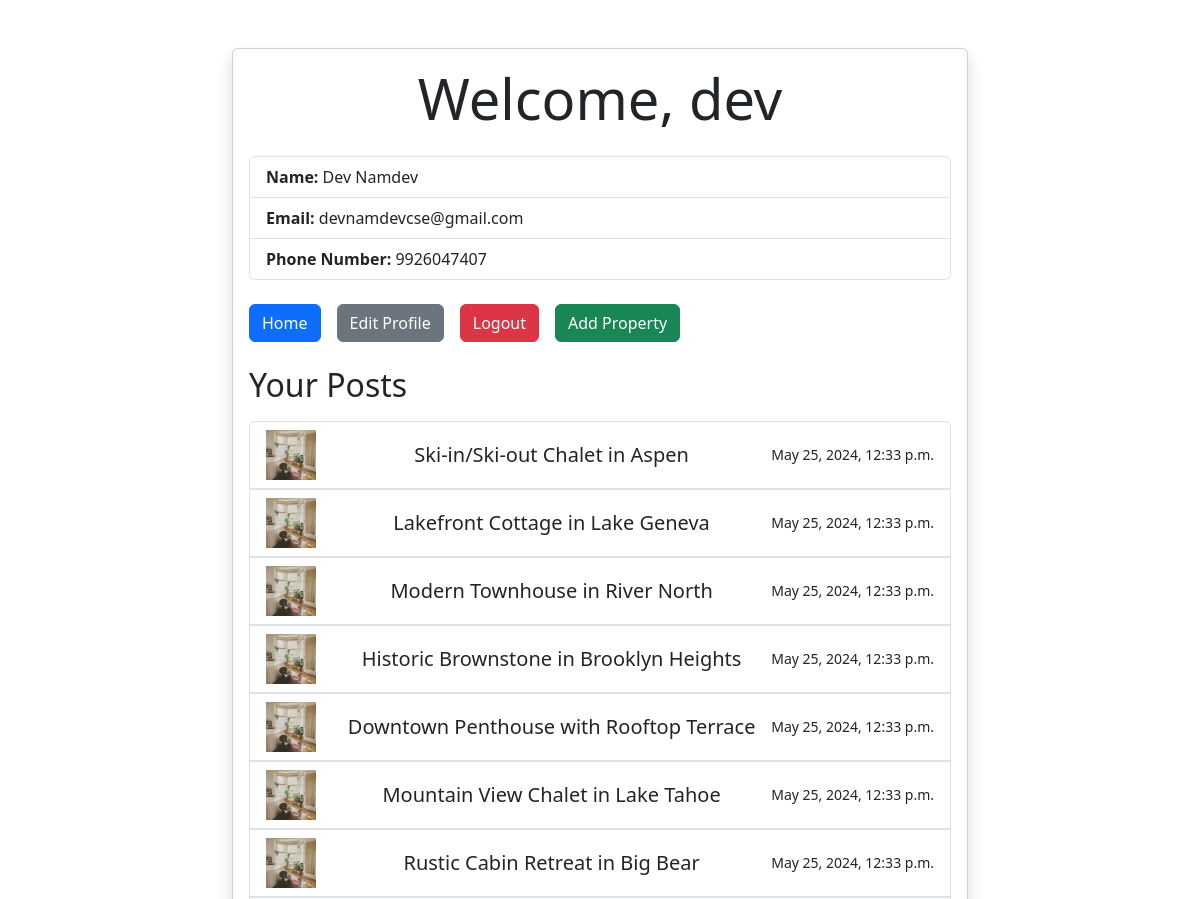
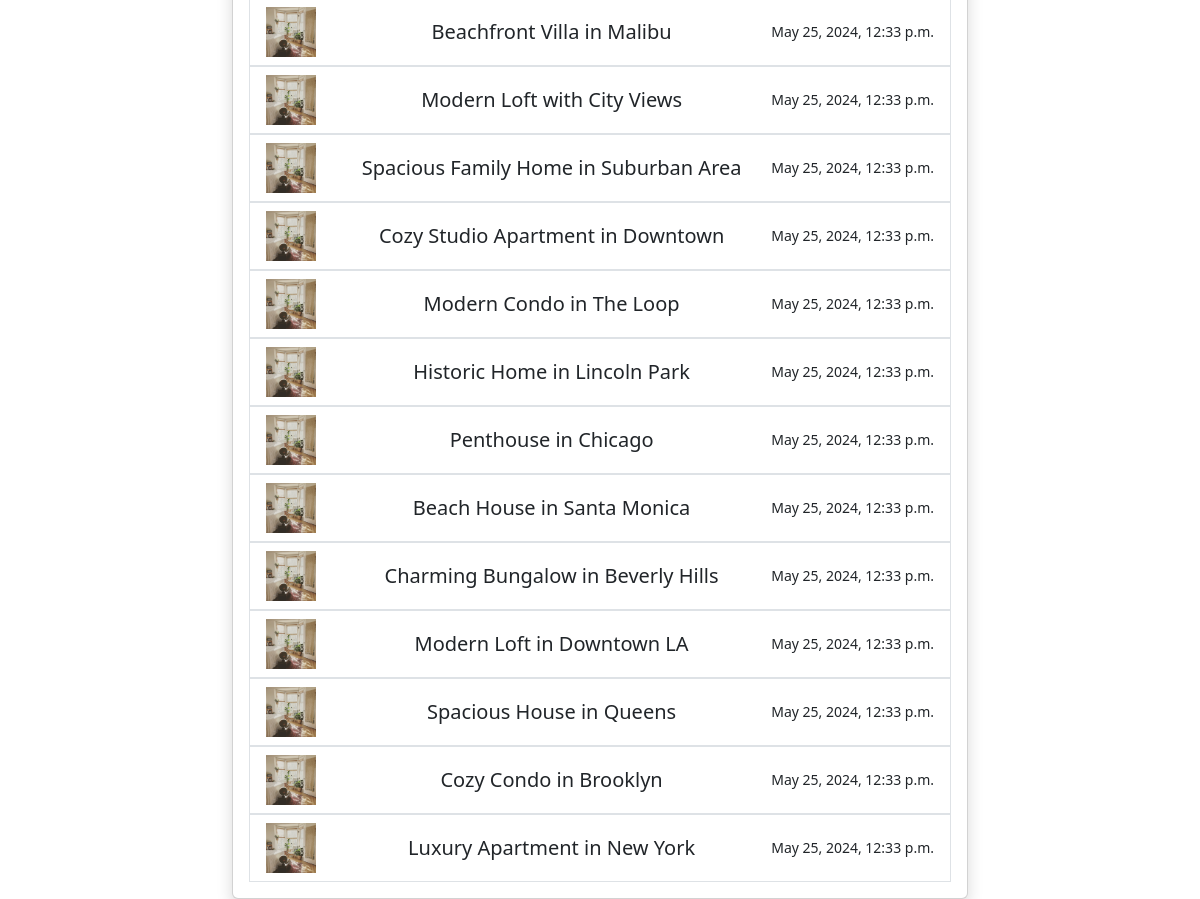
The app's page /user/ (signed in) with its own data (2 pictures, top to bottom).
### home/models.py (models this page shows, shortened)
class CustomUser(AbstractUser):
    phone_number = models.CharField(max_length=15, unique=True)
    is_registered = models.BooleanField(default=False)
    city = models.CharField(max_length=100, blank=True)
    country = models.CharField(max_length=100, blank=True)

class Property(models.Model):
    owner = models.ForeignKey(CustomUser, on_delete=models.CASCADE)
    title = models.CharField(max_length=255)
    description = models.TextField()
    place = models.CharField(max_length=255)
    area = models.FloatField()
    bedrooms = models.IntegerField()
    bathrooms = models.IntegerField()
    nearby_hospitals = models.CharField(max_length=255)
    nearby_colleges = models.CharField(max_length=255)
    image = models.ImageField(upload_to='property_images/', null=True, blank=True)
    likes = models.ManyToManyField(CustomUser, related_name='liked_properties', blank=True)
    created_at = models.DateTimeField(auto_now_add=True)
    updated_at = models.DateTimeField(auto_now=True)

### home/views.py (the view)
# urls.py: path('user/', views.user_dashboard, name='user_dashboard'),
@login_required
def user_dashboard(request):
    user_posts = Property.objects.filter(
        owner=request.user).order_by('-updated_at')
    context = {
        'user': request.user,
        'posts': user_posts
    }
    return render(request, 'home/user_dashboard.html', context)

### home/templates/home/user_dashboard.html (shortened to what this page needs)
<!DOCTYPE html>
<html lang="en">
  <head>
    <link href="https://cdn.jsdelivr.net/npm/bootstrap@5.3.0-alpha1/dist/css/bootstrap.min.css" rel="stylesheet" />
  </head>
  <body>
    <div class="container mt-5">
      <div class="row justify-content-center">
        <div class="col-md-8">
          <div class="card shadow">
            <div class="card-body">
              <h1 class="card-title display-4 mb-4 text-center">Welcome, {{ user.username }}</h1>
              <ul class="list-group mb-4">
                <li class="list-group-item">
                  <strong>Name:</strong> {{ user.first_name }} {{ user.last_name }}
                </li>
                <li class="list-group-item">
                  <strong>Email:</strong> {{ user.email }}
                </li>
                <li class="list-group-item">
                  <strong>Phone Number:</strong> {{ user.phone_number }}
                </li>
              </ul>
              <div class="d-grid gap-2 d-md-flex justify-content-md-start mb-4">
                <a href="{% url 'home_index' %}" class="btn btn-primary me-md-2 mb-2 mb-md-0">Home</a>
                <a href="{% url 'update_user_details' %}" class="btn btn-secondary me-md-2 mb-2 mb-md-0">Edit Profile</a>
                <a href="{% url 'logout' %}" class="btn btn-danger me-md-2 mb-2 mb-md-0">Logout</a>
                <a href="{% url 'add_property' %}" class="btn btn-success me-md-2 mb-2 mb-md-0">Add Property</a>
              </div>
              <h2 class="mb-3">Your Posts</h2>
              <div class="list-group">
                {% for post in posts %}
                <a href="#" class="list-group-item list-group-item-action" data-bs-toggle="modal" data-bs-target="#postModal{{ post.id }}">
                  <div class="d-flex justify-content-between align-items-center">
                      <img src="{{ post.image.url }}" alt="Post Image" class="me-3" style="width: 50px; height: 50px; object-fit: cover;" />
                      <h5 class="mb-0">{{ post.title }}</h5>
                      <small>{{ post.created_at|date:"F j, Y, g:i a" }}</small>
                  </div>
              </a>
                {% endfor %}
              </div>
            </div>
          </div>
        </div>
      </div>
    </div>
  </body>
</html>

### records on screen
CustomUser: username "dev", first_name "Dev", last_name "Namdev", email "devnamdevcse@gmail.com", phone_number "9926047407"
Property: image (picture), title "Ski-in/Ski-out Chalet in Aspen", created_at "May 25, 2024, 12:33 p.m."
Property: image (picture), title "Lakefront Cottage in Lake Geneva", created_at "May 25, 2024, 12:33 p.m."
Property: image (picture), title "Modern Townhouse in River North", created_at "May 25, 2024, 12:33 p.m."
Property: image (picture), title "Historic Brownstone in Brooklyn Heights", created_at "May 25, 2024, 12:33 p.m."
Property: image (picture), title "Downtown Penthouse with Rooftop Terrace", created_at "May 25, 2024, 12:33 p.m."
Property: image (picture), title "Mountain View Chalet in Lake Tahoe", created_at "May 25, 2024, 12:33 p.m."
Property: image (picture), title "Rustic Cabin Retreat in Big Bear", created_at "May 25, 2024, 12:33 p.m."
Property: image (picture), title "Beachfront Villa in Malibu", created_at "May 25, 2024, 12:33 p.m."
Property: image (picture), title "Modern Loft with City Views", created_at "May 25, 2024, 12:33 p.m."
Property: image (picture), title "Spacious Family Home in Suburban Area", created_at "May 25, 2024, 12:33 p.m."
Property: image (picture), title "Cozy Studio Apartment in Downtown", created_at "May 25, 2024, 12:33 p.m."
Property: image (picture), title "Modern Condo in The Loop", created_at "May 25, 2024, 12:33 p.m."
Property: image (picture), title "Historic Home in Lincoln Park", created_at "May 25, 2024, 12:33 p.m."
Property: image (picture), title "Penthouse in Chicago", created_at "May 25, 2024, 12:33 p.m."
Property: image (picture), title "Beach House in Santa Monica", created_at "May 25, 2024, 12:33 p.m."
Property: image (picture), title "Charming Bungalow in Beverly Hills", created_at "May 25, 2024, 12:33 p.m."
Property: image (picture), title "Modern Loft in Downtown LA", created_at "May 25, 2024, 12:33 p.m."
Property: image (picture), title "Spacious House in Queens", created_at "May 25, 2024, 12:33 p.m."
Property: image (picture), title "Cozy Condo in Brooklyn", created_at "May 25, 2024, 12:33 p.m."
Property: image (picture), title "Luxury Apartment in New York", created_at "May 25, 2024, 12:33 p.m."
